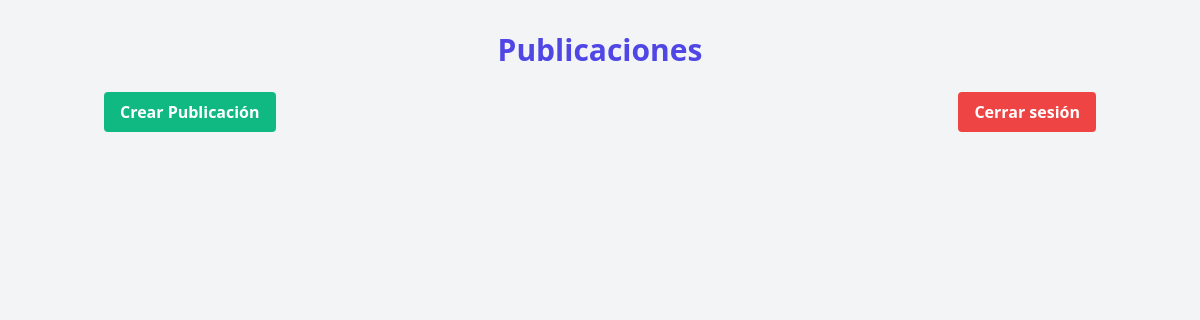
Page /users/posts/ (signed in) on the earlier database version.
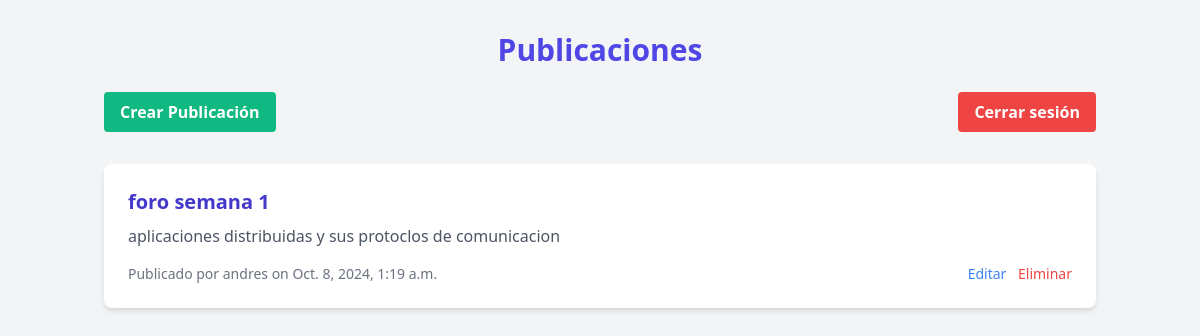
Same page on the later database version.
### users/models.py (models this page shows, shortened)
class Post(models.Model):
    title = models.CharField(max_length=100)
    content = models.TextField()
    date_posted = models.DateTimeField(auto_now_add=True)
    author = models.ForeignKey(User, on_delete=models.CASCADE)

### users/views.py (the view)
# urls.py: path('posts/', views.post_list, name='post-list'),
@login_required
def post_list(request):
    posts = Post.objects.all().order_by('-date_posted') # pylint: disable=no-member
    return render(request, 'users/post_list.html', {'posts': posts})

### users/templates/users/post_list.html (shortened to what this page needs)
{% load static %}
<!DOCTYPE html>
<html lang="en">
  <head>
    <link
      href="https://cdnjs.cloudflare.com/ajax/libs/tailwindcss/2.2.19/tailwind.min.css"
      rel="stylesheet"
    />
  </head>
  <body class="bg-gray-100 min-h-screen">
    <div class="container mx-auto px-4 py-8">
      <h2 class="text-3xl font-bold mb-6 text-center text-indigo-600">
        Publicaciones
      </h2>
      <div class="flex justify-between items-center mb-8">
        <a
          href="{% url 'create-post' %}"
          class="bg-green-500 hover:bg-green-600 text-white font-bold py-2 px-4 rounded transition duration-300"
        >
          Crear Publicación
        </a>
        <a
          href="{% url 'logout' %}"
          class="bg-red-500 hover:bg-red-600 text-white font-bold py-2 px-4 rounded transition duration-300"
        >
          Cerrar sesión
        </a>
      </div>
      <div class="space-y-6">
        {% for post in posts %}
        <div class="bg-white rounded-lg shadow-md p-6">
          <h3 class="text-xl font-semibold mb-2 text-indigo-700">
            {{ post.title }}
          </h3>
          <p class="text-gray-600 mb-4">{{ post.content }}</p>
          <div class="flex justify-between items-center text-sm text-gray-500">
            <p>Publicado por {{ post.author }} on {{ post.date_posted }}</p>
            <div class="space-x-2">
              <a
                href="{% url 'update-post' post.pk %}"
                class="text-blue-500 hover:text-blue-600 transition duration-300"
                >Editar</a
              >
              <form
                method="POST"
                action="{% url 'delete-post' post.pk %}"
                class="inline"
              >
                <button
                  type="submit"
                  class="text-red-500 hover:text-red-600 transition duration-300"
                >
                  Eliminar
                </button>
              </form>
            </div>
          </div>
        </div>
        {% endfor %}
      </div>
    </div>
  </body>
</html>

Differences in the rows shown:
added Post: title "foro semana 1", content "aplicaciones distribuidas y sus protoclos de comunicacion", author "andres", date_posted "Oct. 8, 2024, 1:19 a.m."
